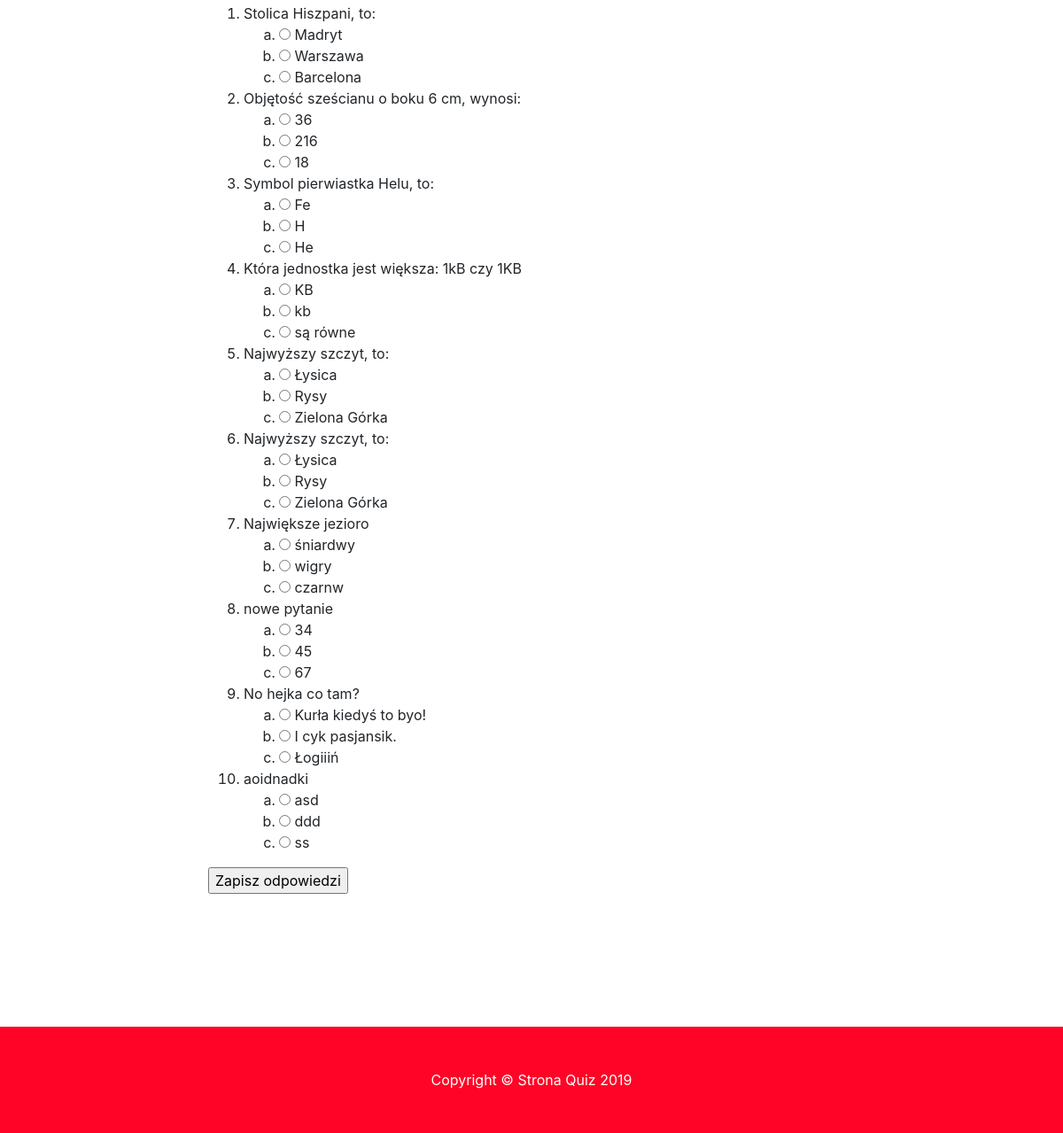
The page /quiz (lower part) on the database as committed earlier.
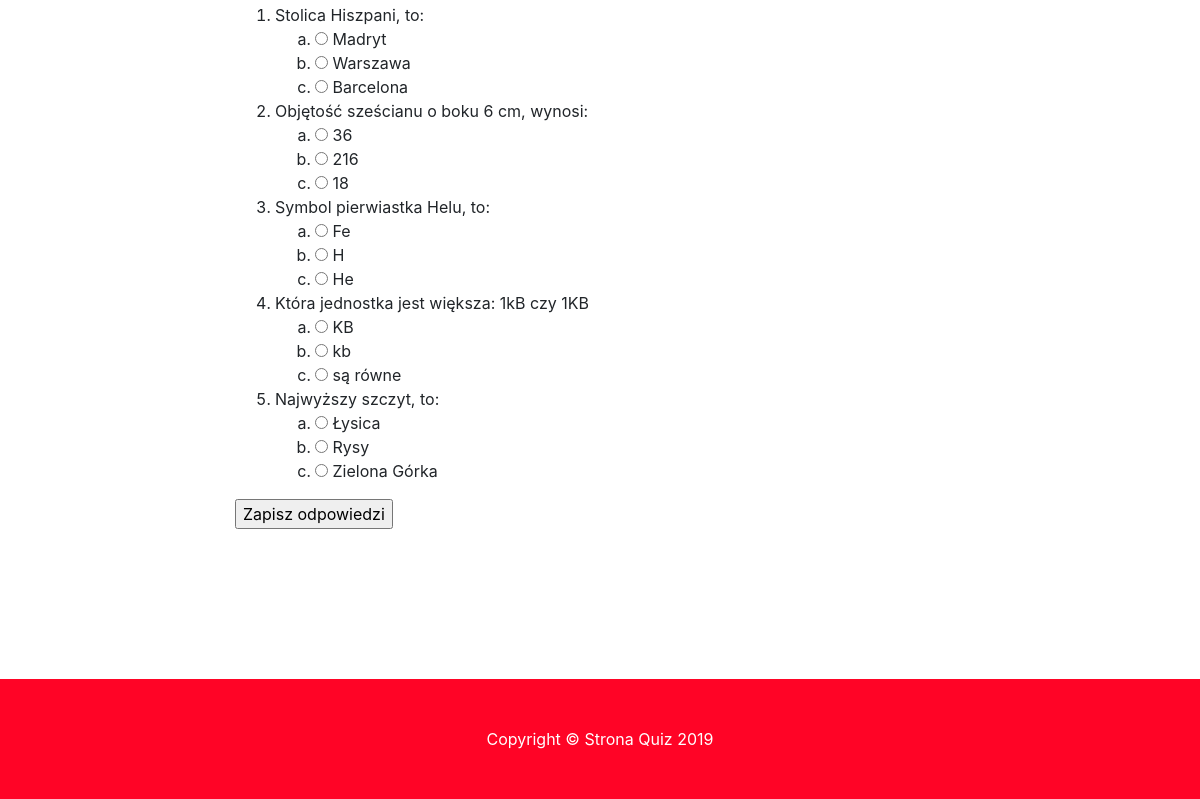
The same page on the database as committed later.
### modele.py (models this page shows)
class BazaModel(Model):
    class Meta:
        database = baza

class Pytanie(BazaModel):
    pytanie = CharField(null=False)
    kategoria = ForeignKeyField(Kategoria, related_name='pytania')

class Odpowiedz(BazaModel):
    odpowiedz = CharField(null=False)
    pytanie = ForeignKeyField(Pytanie, related_name='odpowiedzi')
    odpok = IntegerField(default=0)

### views.py (the view)
@app.route('/quiz', methods=['GET', 'POST'])
def quiz():
    print(request.form)
    if request.method == 'POST':
        wynik = 0
        for pid, oid in request.form.items():
            odp = Odpowiedz().get(Odpowiedz.id == int(oid)).odpok
            if odp:
                wynik += 1
    pytania = Pytanie.select().join(Odpowiedz).distinct().order_by(Pytanie.id)
    return render_template('quiz.html', query=pytania)

### app.py (called while the page is built)
@app.before_request
def before_request():
    g.db = baza
    g.db.connect(reuse_if_open=True)

@app.after_request
def after_request(response):
    g.db.close()
    return response

### templates/quiz.html (shortened to what this page needs)
{% extends "szablon.html" %}
{% block tresc %}
    <form method="POST">
    <ol>
    {% for p in query %}
        <li>{{ p.pytanie }}
        <ol class="alfabet">
        {% for o in p.odpowiedzi %}
            <li>
                <input type="radio" value="{{ o.id }}" name="{{ p.id }}">
                {{ o.odpowiedz }}
            </li>
        {% endfor %}
        </ol>
        </li>
    {% endfor %}
    </ol>
    <input type="submit" value="Zapisz odpowiedzi">
    </form>
{% endblock %}

### templates/szablon.html (shortened to what this page needs)
<!DOCTYPE html>
<html lang="pl">
  <head>
    <link href="{{ url_for('static', filename='vendor/bootstrap/css/bootstrap.min.css')}}" rel="stylesheet">
    <link href="{{ url_for('static', filename='css/scrolling-nav.css')}}" rel="stylesheet">
    <link href="{{ url_for('static', filename='css/style.css')}}" rel="stylesheet">
  </head>
  <body id="page-top">
    <section id="about">
      <div class="container">
        <div class="row">
          <div class="col-lg-8 mx-auto">
            {% block tresc %}{% endblock %}
          </div>
        </div>
      </div>
    </section>
    <footer class="py-5 bg-nawigacja">
      <div class="container">
        <p class="m-0 text-center text-white">Copyright &copy; Strona Quiz 2019</p>
      </div>
    </footer>
  </body>
</html>

### static/css/scrolling-nav.css (style rules this page uses)
section { padding: 150px 0; }

### static/css/style.css (style rules this page uses)
ol.alfabet { list-style-type: lower-alpha; }
.bg-nawigacja { background-color: #FF0426 ; }

Rows that differ between the two databases and show on the page:
removed Pytanie: pytanie "Najwyższy szczyt, to:"
removed Odpowiedz: odpowiedz "Łysica", shown under "Najwyższy szczyt, to:"
removed Odpowiedz: odpowiedz "Rysy", shown under "Najwyższy szczyt, to:"
removed Odpowiedz: odpowiedz "Zielona Górka", shown under "Najwyższy szczyt, to:"
removed Pytanie: pytanie "Największe jezioro"
removed Odpowiedz: odpowiedz "śniardwy", shown under "Największe jezioro"
removed Odpowiedz: odpowiedz "wigry", shown under "Największe jezioro"
removed Odpowiedz: odpowiedz "czarnw", shown under "Największe jezioro"
removed Pytanie: pytanie "nowe pytanie"
removed Odpowiedz: odpowiedz "34", shown under "nowe pytanie"
removed Odpowiedz: odpowiedz "45", shown under "nowe pytanie"
removed Odpowiedz: odpowiedz "67", shown under "nowe pytanie"
removed Pytanie: pytanie "No hejka co tam?"
removed Odpowiedz: odpowiedz "Kurła kiedyś to byo!", shown under "No hejka co tam?"
removed Odpowiedz: odpowiedz "I cyk pasjansik.", shown under "No hejka co tam?"
removed Odpowiedz: odpowiedz "Łogiiiń", shown under "No hejka co tam?"
removed Pytanie: pytanie "aoidnadki"
removed Odpowiedz: odpowiedz "asd", shown under "aoidnadki"
removed Odpowiedz: odpowiedz "ddd", shown under "aoidnadki"
removed Odpowiedz: odpowiedz "ss", shown under "aoidnadki"
